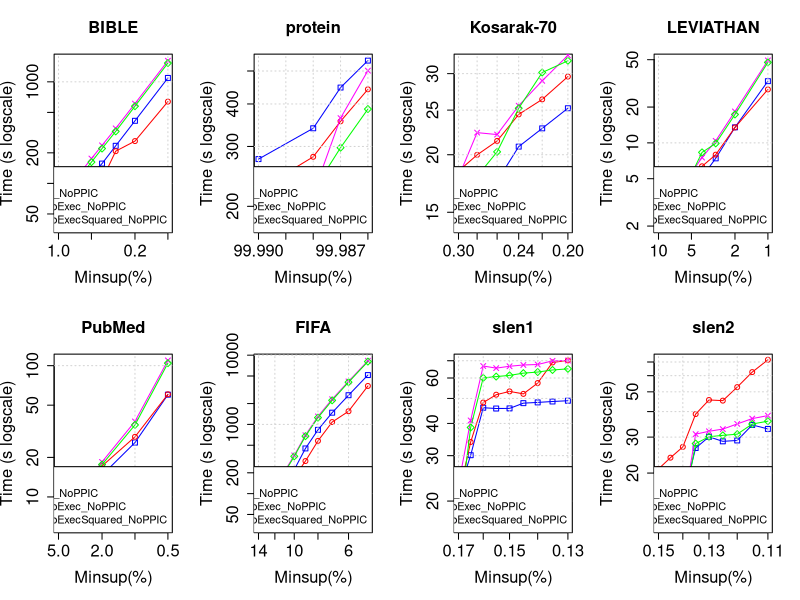

Recreate this plot in R.
tiff("MmEsLpMiss_priority_NoPPIC.png", width=18, height=9, units='in', res=120)
par(mfrow=c(2,4), cex.lab=1.5, cex.axis=1.5, cex.main=1.5, cex.sub=1.5)

#BIBLE
#DATA
x <- c(0.01, 0.009, 0.008, 0.007, 0.006, 0.005, 0.004, 0.003, 0.002, 0.001)*100

zero <- c(52796, 54313, 65238, 76671, 96842, 121262, 156699, 234465, 413217, 1092148)/1000
one <- c(38128, 46788, 48489, 61613, 67884, 79108, 108154, 207608, 261070, 639070)/1000
two <- c(70355, 80105, 93172, 111521, 137114, 175595, 236760, 348016, 610344, 1614060)/1000
three <- c(66220, 74141, 86797, 104387, 126594, 161994, 220511, 325093, 575726, 1530155)/1000

#PLOT
plot(x, zero, log = "xy", type="o", pch=0, xlab="Minsup(%)",ylab="Time (s logscale)", col="blue", xlim = rev(range(x)), ylim=c(38, 1614))
lines(x, one, col="red", type="o", pch=1)
lines(x, two, col="magenta", type="o", pch=4)
lines(x, three, col="green", type="o", pch=5)
title(main="BIBLE", cex.lab=1.5, cex.axis=1.5, cex.main=1.5, cex.sub=1.5)
grid()
legend("bottomright", legend=c("BaseSpark", "MmEsLpMiss_priority_NoSubLimit_NoPPIC", "MmEsLpMiss_priority_SubLimit_nbExec_NoPPIC", "MmEsLpMiss_priority_SubLimit_nbExecSquared_NoPPIC"), lty=c(1,1),lwd=c(2,2), col=c("blue", "red", "magenta", "green"), cex = 1)

#protein
#DATA
x <- c(0.9999, 0.99988, 0.99987, 0.99986)*100

zero <- c(275420, 339255, 446968, 536502)/1000
one <- c(223444, 279687, 355598, 441702)/1000
two <- c(175447, 217250, 363478, 501232)/1000
three <- c(228867, 222107, 297504, 386401)/1000

#PLOT
plot(x, zero, log = "xy", type="o", pch=0, xlab="Minsup(%)",ylab="Time (s logscale)", col="blue", xlim = rev(range(x)), ylim=c(175, 536))
lines(x, one, col="red", type="o", pch=1)
lines(x, two, col="magenta", type="o", pch=4)
lines(x, three, col="green", type="o", pch=5)
title(main="protein", cex.lab=1.5, cex.axis=1.5, cex.main=1.5, cex.sub=1.5)
grid()
legend("bottomright", legend=c("BaseSpark", "MmEsLpMiss_priority_NoSubLimit_NoPPIC", "MmEsLpMiss_priority_SubLimit_nbExec_NoPPIC", "MmEsLpMiss_priority_SubLimit_nbExecSquared_NoPPIC"), lty=c(1,1),lwd=c(2,2), col=c("blue", "red", "magenta", "green"), cex = 1)

#Kosarak-70
#DATA
x <- c(0.003, 0.0028, 0.0026, 0.0024, 0.0022, 0.002)*100

zero <- c(14897, 16315, 17535, 20827, 22818, 25235)/1000
one <- c(18428, 19989, 21428, 24471, 26377, 29563)/1000
two <- c(17883, 22338, 22122, 25558, 28943, 32872)/1000
three <- c(16420, 17952, 20291, 25231, 30171, 31996)/1000

#PLOT
plot(x, zero, log = "xy", type="o", pch=0, xlab="Minsup(%)",ylab="Time (s logscale)", col="blue", xlim = rev(range(x)), ylim=c(14, 32))
lines(x, one, col="red", type="o", pch=1)
lines(x, two, col="magenta", type="o", pch=4)
lines(x, three, col="green", type="o", pch=5)
title(main="Kosarak-70", cex.lab=1.5, cex.axis=1.5, cex.main=1.5, cex.sub=1.5)
grid()
legend("bottomright", legend=c("BaseSpark", "MmEsLpMiss_priority_NoSubLimit_NoPPIC", "MmEsLpMiss_priority_SubLimit_nbExec_NoPPIC", "MmEsLpMiss_priority_SubLimit_nbExecSquared_NoPPIC"), lty=c(1,1),lwd=c(2,2), col=c("blue", "red", "magenta", "green"), cex = 1)

#LEVIATHAN
#DATA
x <- c(0.1, 0.09, 0.08, 0.07, 0.06, 0.05, 0.04, 0.03, 0.02, 0.01)*100

zero <- c(2295, 2312, 2516, 3105, 3496, 4080, 5163, 7414, 13505, 33000)/1000
one <- c(3057, 3140, 3755, 4053, 4261, 5021, 6358, 7960, 13482, 28140)/1000
two <- c(2572, 2934, 2945, 3568, 4354, 5625, 7521, 10401, 18365, 49316)/1000
three <- c(2463, 2768, 3034, 3455, 4132, 5448, 8323, 9900, 17329, 47465)/1000

#PLOT
plot(x, zero, log = "xy", type="o", pch=0, xlab="Minsup(%)",ylab="Time (s logscale)", col="blue", xlim = rev(range(x)), ylim=c(2, 49))
lines(x, one, col="red", type="o", pch=1)
lines(x, two, col="magenta", type="o", pch=4)
lines(x, three, col="green", type="o", pch=5)
title(main="LEVIATHAN", cex.lab=1.5, cex.axis=1.5, cex.main=1.5, cex.sub=1.5)
grid()
legend("bottomright", legend=c("BaseSpark", "MmEsLpMiss_priority_NoSubLimit_NoPPIC", "MmEsLpMiss_priority_SubLimit_nbExec_NoPPIC", "MmEsLpMiss_priority_SubLimit_nbExecSquared_NoPPIC"), lty=c(1,1),lwd=c(2,2), col=c("blue", "red", "magenta", "green"), cex = 1)

#PubMed
#DATA
x <- c(0.05, 0.04, 0.03, 0.02, 0.01, 0.005)*100

zero <- c(6549, 7547, 9177, 14644, 25945, 60113)/1000
one <- c(10255, 11734, 12629, 17206, 28700, 60516)/1000
two <- c(7455, 9057, 12074, 18472, 37575, 109656)/1000
three <- c(7434, 9679, 12143, 17644, 35362, 104460)/1000

#PLOT
plot(x, zero, log = "xy", type="o", pch=0, xlab="Minsup(%)",ylab="Time (s logscale)", col="blue", xlim = rev(range(x)), ylim=c(6, 109))
lines(x, one, col="red", type="o", pch=1)
lines(x, two, col="magenta", type="o", pch=4)
lines(x, three, col="green", type="o", pch=5)
title(main="PubMed", cex.lab=1.5, cex.axis=1.5, cex.main=1.5, cex.sub=1.5)
grid()
legend("bottomright", legend=c("BaseSpark", "MmEsLpMiss_priority_NoSubLimit_NoPPIC", "MmEsLpMiss_priority_SubLimit_nbExec_NoPPIC", "MmEsLpMiss_priority_SubLimit_nbExecSquared_NoPPIC"), lty=c(1,1),lwd=c(2,2), col=c("blue", "red", "magenta", "green"), cex = 1)

#FIFA
#DATA
x <- c(0.14, 0.12, 0.1, 0.09, 0.08, 0.07, 0.06, 0.05)*100

zero <- c(34465, 79626, 221550, 449631, 834468, 1476503, 2639619, 5160952)/1000
one <- c(49889, 76901, 171911, 295509, 578230, 1081152, 1547595, 3591853)/1000
two <- c(49119, 122774, 356852, 697736, 1303324, 2311685, 4175362, 8310574)/1000
three <- c(47775, 117683, 345522, 676277, 1251842, 2225407, 4069512, 8077980)/1000

#PLOT
plot(x, zero, log = "xy", type="o", pch=0, xlab="Minsup(%)",ylab="Time (s logscale)", col="blue", xlim = rev(range(x)), ylim=c(34, 8310))
lines(x, one, col="red", type="o", pch=1)
lines(x, two, col="magenta", type="o", pch=4)
lines(x, three, col="green", type="o", pch=5)
title(main="FIFA", cex.lab=1.5, cex.axis=1.5, cex.main=1.5, cex.sub=1.5)
grid()
legend("bottomright", legend=c("BaseSpark", "MmEsLpMiss_priority_NoSubLimit_NoPPIC", "MmEsLpMiss_priority_SubLimit_nbExec_NoPPIC", "MmEsLpMiss_priority_SubLimit_nbExecSquared_NoPPIC"), lty=c(1,1),lwd=c(2,2), col=c("blue", "red", "magenta", "green"), cex = 1)

#slen1
#DATA
x <- c(0.0017, 0.00165, 0.0016, 0.00155, 0.0015, 0.00145, 0.0014, 0.00135, 0.0013)*100

zero <- c(21433, 30124, 46018, 45696, 45741, 47937, 48250, 48646, 48981)/1000
one <- c(20961, 33878, 48214, 51686, 53229, 52068, 57365, 68912, 70215)/1000
two <- c(23126, 41080, 66782, 65529, 66632, 67390, 67689, 69938, 70125)/1000
three <- c(16117, 38585, 60055, 60771, 61410, 62660, 63270, 64455, 65114)/1000

#PLOT
plot(x, zero, log = "xy", type="o", pch=0, xlab="Minsup(%)",ylab="Time (s logscale)", col="blue", xlim = rev(range(x)), ylim=c(16, 70))
lines(x, one, col="red", type="o", pch=1)
lines(x, two, col="magenta", type="o", pch=4)
lines(x, three, col="green", type="o", pch=5)
title(main="slen1", cex.lab=1.5, cex.axis=1.5, cex.main=1.5, cex.sub=1.5)
grid()
legend("bottomright", legend=c("BaseSpark", "MmEsLpMiss_priority_NoSubLimit_NoPPIC", "MmEsLpMiss_priority_SubLimit_nbExec_NoPPIC", "MmEsLpMiss_priority_SubLimit_nbExecSquared_NoPPIC"), lty=c(1,1),lwd=c(2,2), col=c("blue", "red", "magenta", "green"), cex = 1)

#slen2
#DATA
x <- c(0.0015, 0.00145, 0.0014, 0.00135, 0.0013, 0.00125, 0.0012, 0.00115, 0.0011)*100

zero <- c(13258, 14335, 14949, 26537, 30083, 28606, 28885, 34413, 32900)/1000
one <- c(20958, 23792, 26859, 38911, 45616, 45268, 52733, 62457, 71755)/1000
two <- c(11711, 12493, 13070, 31031, 32040, 32844, 34816, 36979, 38237)/1000
three <- c(11667, 12688, 12924, 27894, 30123, 30601, 31008, 34777, 35904)/1000

#PLOT
plot(x, zero, log = "xy", type="o", pch=0, xlab="Minsup(%)",ylab="Time (s logscale)", col="blue", xlim = rev(range(x)), ylim=c(11, 71))
lines(x, one, col="red", type="o", pch=1)
lines(x, two, col="magenta", type="o", pch=4)
lines(x, three, col="green", type="o", pch=5)
title(main="slen2", cex.lab=1.5, cex.axis=1.5, cex.main=1.5, cex.sub=1.5)
grid()
legend("bottomright", legend=c("BaseSpark", "MmEsLpMiss_priority_NoSubLimit_NoPPIC", "MmEsLpMiss_priority_SubLimit_nbExec_NoPPIC", "MmEsLpMiss_priority_SubLimit_nbExecSquared_NoPPIC"), lty=c(1,1),lwd=c(2,2), col=c("blue", "red", "magenta", "green"), cex = 1)

dev.off()
